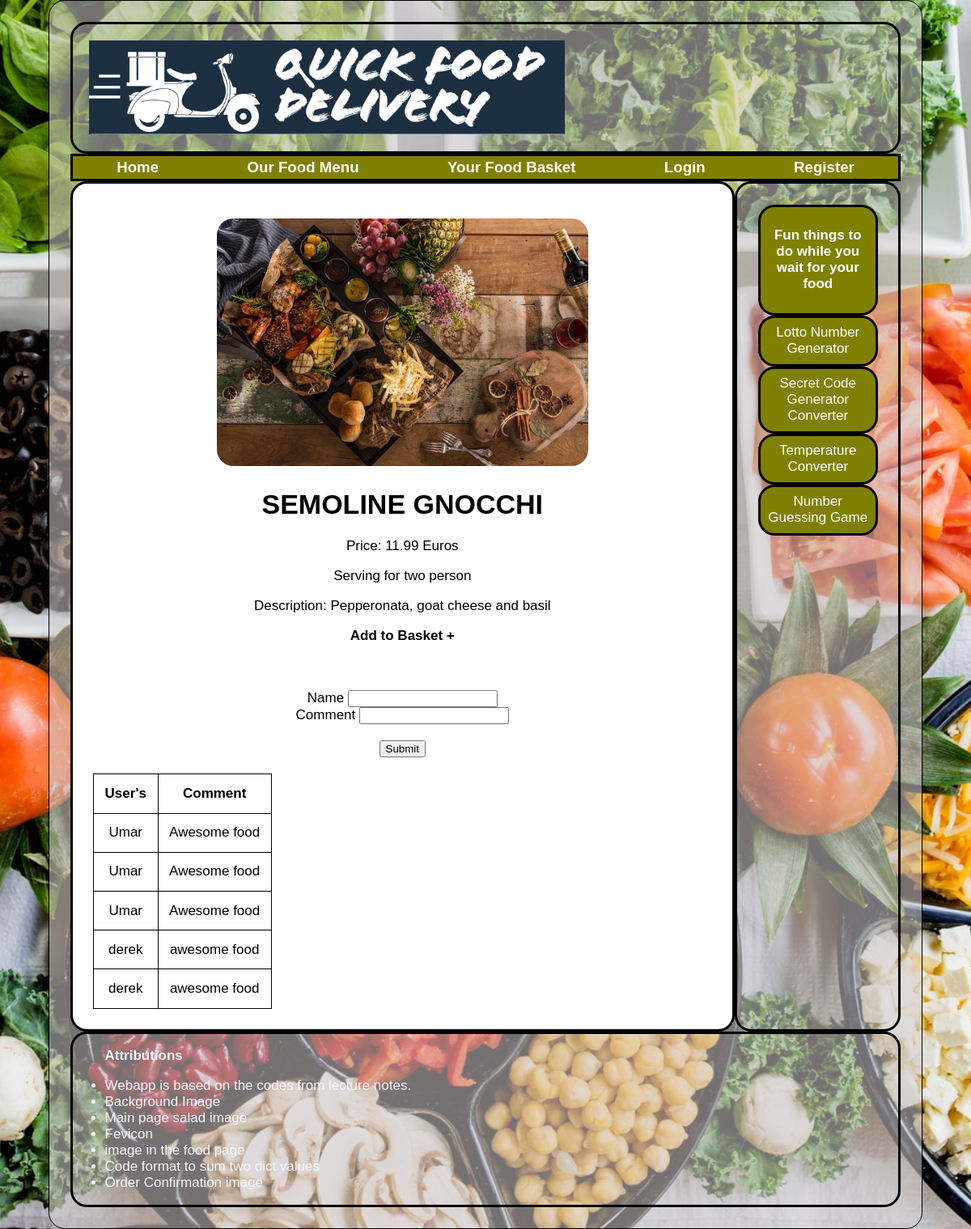
The page /food/1 on the database its author committed.
### tables this page shows
CREATE TABLE foods 
(
    food_id INTEGER PRIMARY KEY AUTOINCREMENT,
    name TEXT NOT NULL ,
    price INTEGER NOT NULL,
    Restaurant TEXT,
    info TEXT
);

CREATE TABLE comments
(
    food_id INTEGER,
    name TEXT NOT NULL,
    comment TEXT NOT NULL
);

### app.py (the view, shortened to what this page needs)
@app.route("/food/<int:food_id>", methods=["GET", "POST"])
def food(food_id):
    db = get_db()
    food = db.execute("""SELECT * FROM foods
                        WHERE food_id = ?;""", (food_id,)).fetchone()
    feedbacks = db.execute("""SELECT * FROM comments
                        WHERE food_id = ?;""", (food_id,)).fetchall()
    form = CommentForm()
    return render_template("food.html", food=food, form=form, feedbacks=feedbacks)

### forms.py
class CommentForm(FlaskForm):
    name = StringField("Name")
    comment = StringField("Comment")
    submit = SubmitField("Submit")

### app.py (called while the page is built)
@app.teardown_appcontext
def close_db_at_end_of_requests(e=None):
    close_db(e)

@app.before_request
def load_logged_in_user():
    g.user = session.get("user_id", None)

### database.py (called while the page is built)
def get_db():
    if "db" not in g:
        g.db = sqlite3.connect(DATABASE,
                               detect_types=sqlite3.PARSE_DECLTYPES
                               )
        g.db.row_factory = sqlite3.Row
    return g.db

### templates/food.html (shortened to what this page needs)
{% extends "base.html" %}
{% block main_content %}
<p class="center"><img src="{{ url_for('static', filename='food.jpg') }}" alt="food"></p>
<h1>{{ food["name"] }}</h1>
<p>Price: {{ food["price"] }} Euros</p>
<p>Serving for two person</p>
<p>Description: {{ food["info"] }}</p>
<p class="focus"><a href="{{ url_for('add_to_basket', food_id=food['food_id']) }}">Add to Basket +</a></p>
<br />
<br />
<form class="center" action="" method="POST" novalidate>
    {{ form.name.label }}
    {{ form.name() }}
    <br />
    {{ form.comment.label }}
    {{ form.comment() }}
    <br />
    <br />
    {{ form.submit() }}
    <br />
    <br />
</form>
<table>
    <tr>
        <th>User's</th>
        <th>Comment</th>
    </tr>
    {% for feedback in feedbacks %}
    <tr>
        <td>{{ feedback["name"] }}</td>
        <td>{{ feedback["comment"] }}</td>
    </tr>
    {% endfor %}
</table>
{% endblock %}

### templates/base.html (shortened to what this page needs)
<!DOCTYPE html>
<html lang="en">
<head>
    <link rel="stylesheet" href="{{ url_for('static', filename='stylesheets/style.css') }}">
</head>
<body>
    <header>
        <img src="{{ url_for('static', filename='logo.png') }}" alt="logo">
    </header>
    <nav>
        <ul>
            <li><a href="{{ url_for('index') }}">Home</a></li>
            <li><a href="{{ url_for('foods') }}">Our Food Menu</a></li>
            <li><a href="{{ url_for('basket') }}">Your Food Basket</a></li>
            {% if g.user %}
            <li>User: {{ g.user }}</li>
            <li><a href="{{ url_for('logout') }}">Logout</a></li>
            {% else %}
            <li><a href="{{ url_for('login') }}">Login</a></li>
            <li><a href="{{ url_for('register') }}">Register</a></li>
            {% endif %}
        </ul>
    </nav>
    <main>
        {% block main_content %}{% endblock %}
    </main>
    <aside>
        <article>
            <p class="focus">Fun things to do while you wait for your food</p>
        </article>
        <article><a href="https://cs1.ucc.ie/~uf3/cgi-bin/lab01/run.py/could_it_be_me" target="_blank">Lotto Number
                Generator</a>
        </article>
        <article><a href="https://cs1.ucc.ie/~uf3/cgi-bin/lab03/run.py/shift" target="_blank">Secret Code Generator
                Converter</a></article>
        <article><a href="https://cs1.ucc.ie/~uf3/cgi-bin/lab03/run.py/conversion" target="_blank">Temperature
                Converter</a></article>
        <article><a href="https://cs1.ucc.ie/~uf3/cgi-bin/lab05/run.py/guess" target="_blank">Number Guessing Game</a>
        </article>
    </aside>
    <footer>
        <ul>
            <p class="focus">Attributions</p>
            <li>Webapp is based on the codes from lecture notes.</li>
            <li><a
                    href="https://unsplash.com/photos/4_jhDO54BYg?utm_source=unsplash&utm_medium=referral&utm_content=creditShareLink">Background
                    Image
                </a></li>
            <li><a href="https://pixabay.com/photos/salad-food-italian-tasty-wooden-2068220/">Main page salad image
                </a></li>
            <li><a
                    href="https://flaticons.net/customize.php?dir=Miscellaneous&icon=Restaurant.png&custom=97kTY8tPIDImIQIV5cpRVEQIy">Fevicon
                </a></li>
            <li><a href="https://pixabay.com/photos/platter-food-starters-meal-feast-2009590/">image in the food
                    page
                </a></li>
            <li><a
                    href="https://stackoverflow.com/questions/16087118/multiplying-and-then-summing-values-from-two-dictionaries-prices-stock">Code
                    format to sum two dict values
                </a></li>
            <li><a href="https://pixabay.com/illustrations/pizza-courier-delivery-fast-1454239/">Order Confirmation
                    image
                </a></li>
        </ul>
    </footer>
</body>
</html>

### static/stylesheets/style.css (style rules this page uses)
*, *:before, *:after { box-sizing: border-box; }
.focus { font-weight: bold; }
table, tr, td, th { border: 1px solid black; border-collapse: collapse; padding: 0.8em; }
img { max-width: 60%; height: auto; }
:root { font-size: 17px; font-family: Okra, Helvetica, sans-serif; }
html { background-color: olive; background-image: url(test.jpg); background-position: center; background-repeat: no-repeat; background-size: cover; scroll-behavior: smooth; }
header { border: solid black; border-radius: 1.2rem; padding: 1.2em; align-items: center; grid-area: top; display: flex; flex-wrap: wrap; justify-content: space-between; }
.center { text-align: center; }
a { text-decoration: none; color: inherit; }
nav { font-size: 1.1rem; font-weight: bold; background-color: olive; color: white; border: solid black; grid-area: second; }
nav ul { list-style-type: none; margin: 0; padding: 0; display: flex; }
nav ul li { cursor: pointer; padding: .2rem; flex: auto; text-align: center; }
nav a { display: block; }
@media (min-height: 500px) { nav { position: sticky; top: 0; } }
main { border: solid black; border-radius: 1.2rem; padding: 1.5em; grid-area: middle; background-color: white; text-align: center; }
body main img { width: 100%; border-radius: 1.2rem; }
body { background-color: rgb(212, 205, 205, 0.55); color: black; width: 90%; margin: auto; padding: 1.5em; border: 1.2px solid black; border-radius: 1.2rem; display: grid; grid-template-columns: 80% 20%; grid-template-rows: auto; grid-template-areas:"top top" "second second" "middle right" "bottom bottom"; flex-wrap: wrap; }
aside { border: solid black; border-radius: 1.2rem; padding: 1.5em; grid-area: right; text-align: center; }
aside article { background-color: olive; color: white; border: solid black; border-radius: 1.2rem; padding: .5em; }
footer { color: ghostwhite; border: solid black; border-radius: 1.2rem; grid-area: bottom; text-decoration: none; }

### rows shown on the page
foods: name "SEMOLINE GNOCCHI", price "11.99", info "Pepperonata, goat cheese and basil"
comments: name "Umar", comment "Awesome food"
comments: name "Umar", comment "Awesome food"
comments: name "Umar", comment "Awesome food"
comments: name "derek", comment "awesome food"
comments: name "derek", comment "awesome food"
